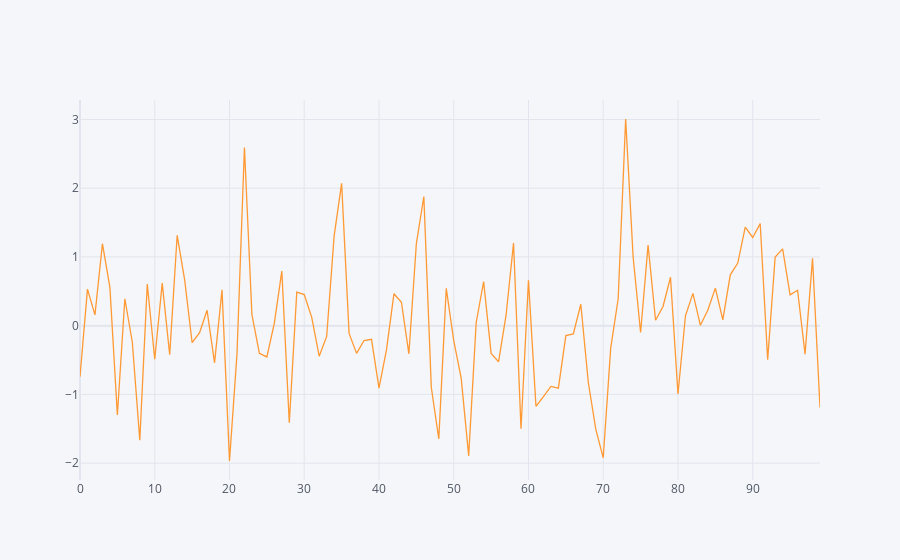

Notebook source saved alongside this figure:
### Code cell
df[["A"]].iplot()

### Figure 1 — Plotly figure (JSON) as saved in the notebook; plotly's stock layout.template omitted (floating-point values rounded to 4 significant figures)
{"data": [{"line": {"color": "rgba(255, 153, 51, 1.0)", "dash": "solid", "shape": "linear", "width": 1.3}, "mode": "lines", "name": "A", "text": "", "type": "scatter", "x": [0, 1, 2, 3, 4, 5, 6, 7, 8, 9, 10, 11, 12, 13, 14, 15, 16, 17, 18, 19, 20, 21, 22, 23, 24, 25, 26, 27, 28, 29, 30, 31, 32, 33, 34, 35, 36, 37, 38, 39, 40, 41, 42, 43, 44, 45, 46, 47, 48, 49, 50, 51, 52, 53, 54, 55, 56, 57, 58, 59, 60, 61, 62, 63, 64, 65, 66, 67, 68, 69, 70, 71, 72, 73, 74, 75, 76, 77, 78, 79, 80, 81, 82, 83, 84, 85, 86, 87, 88, 89, 90, 91, 92, 93, 94, 95, 96, 97, 98, 99], "y": [-0.7416, 0.5317, 0.1566, 1.192, 0.5572, -1.301, 0.3914, -0.2408, -1.667, 0.6057, -0.4887, 0.6182, -0.4237, 1.315, 0.6648, -0.2481, -0.1025, 0.2233, -0.542, 0.5215, -1.969, -0.4179, 2.591, 0.1614, -0.4014, -0.4552, 0.03711, 0.7941, -1.413, 0.488, 0.4523, 0.1217, -0.4447, -0.1568, 1.306, 2.07, -0.1128, -0.4031, -0.2161, -0.1993, -0.9079, -0.3535, 0.4634, 0.3402, -0.4097, 1.194, 1.879, -0.8996, -1.648, 0.5421, -0.2166, -0.7672, -1.895, 0.04233, 0.6406, -0.4043, -0.5243, 0.1518, 1.202, -1.5, 0.6592, -1.173, -1.033, -0.8849, -0.9094, -0.1445, -0.1202, 0.311, -0.8237, -1.506, -1.923, -0.3272, 0.3908, 3.006, 0.9982, -0.09974, 1.171, 0.07814, 0.2784, 0.7047, -0.9937, 0.1435, 0.4692, 0.00463, 0.2287, 0.5465, 0.08398, 0.7399, 0.9101, 1.435, 1.283, 1.485, -0.4947, 0.9979, 1.117, 0.4486, 0.5153, -0.4143, 0.9784, -1.192]}], "layout": {"legend": {"bgcolor": "#F5F6F9", "font": {"color": "#4D5663"}}, "paper_bgcolor": "#F5F6F9", "plot_bgcolor": "#F5F6F9", "title": {"font": {"color": "#4D5663"}}, "xaxis": {"gridcolor": "#E1E5ED", "showgrid": true, "tickfont": {"color": "#4D5663"}, "title": {"font": {"color": "#4D5663"}, "text": ""}, "zerolinecolor": "#E1E5ED"}, "yaxis": {"gridcolor": "#E1E5ED", "showgrid": true, "tickfont": {"color": "#4D5663"}, "title": {"font": {"color": "#4D5663"}, "text": ""}, "zerolinecolor": "#E1E5ED"}}}
